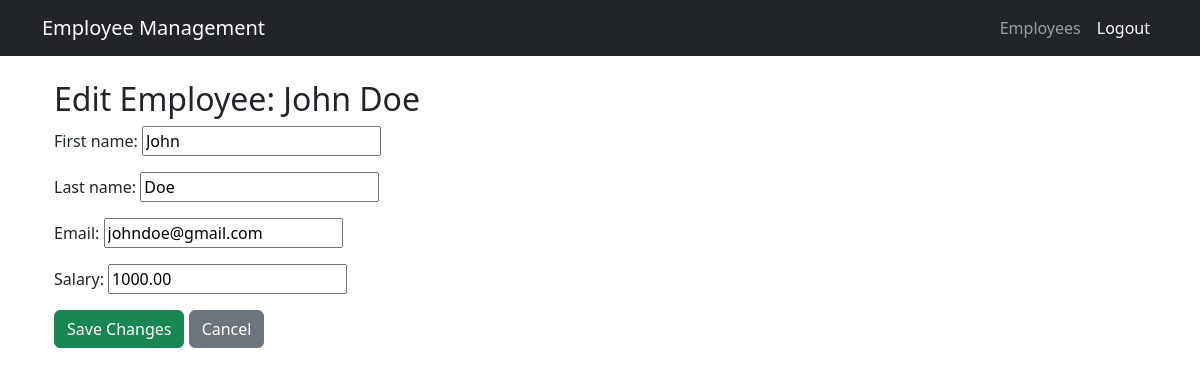
The page /edit/1/ (signed in) on the database its author committed.
### myapp/models.py (models this page shows, shortened)
class Employee(models.Model):
    first_name = models.CharField(max_length=100)
    last_name = models.CharField(max_length=100)
    email = models.EmailField(unique=True)
    salary = models.DecimalField(max_digits=10, decimal_places=2)
    joined_date = models.DateField(auto_now_add=True)

### myapp/views.py (the view)
# urls.py: path("edit/<int:pk>/", edit_employee, name="edit-employee"),
@login_required
def edit_employee(request, pk):
    employee = get_object_or_404(Employee, pk=pk)
    if request.method == "POST":
        form = EmployeeForm(request.POST, instance=employee)
        if form.is_valid():
            form.save()
            return redirect("employee-list")
    else:
        form = EmployeeForm(instance=employee)
    return render(request, "myapp/edit_employee.html", {"form": form, "employee": employee})

### myapp/forms.py
class EmployeeForm(forms.ModelForm):
    class Meta:
        model = Employee
        fields = ['first_name', 'last_name', 'email', 'salary']

### myapp/templates/myapp/edit_employee.html (shortened to what this page needs)
{% extends 'myapp/base.html' %}
{% block content %}
<div class="container">
    <h2>Edit Employee: {{ employee.first_name }} {{ employee.last_name }}</h2>
    <form method="POST">
        {{ form.as_p }}
        <button type="submit" class="btn btn-success">Save Changes</button>
        <a href="{% url 'employee-list' %}" class="btn btn-secondary">Cancel</a>
    </form>
</div>
{% endblock %}

### rows shown on the page
Employee: first_name "John", last_name "Doe", email "johndoe@gmail.com", salary "1000.00"
